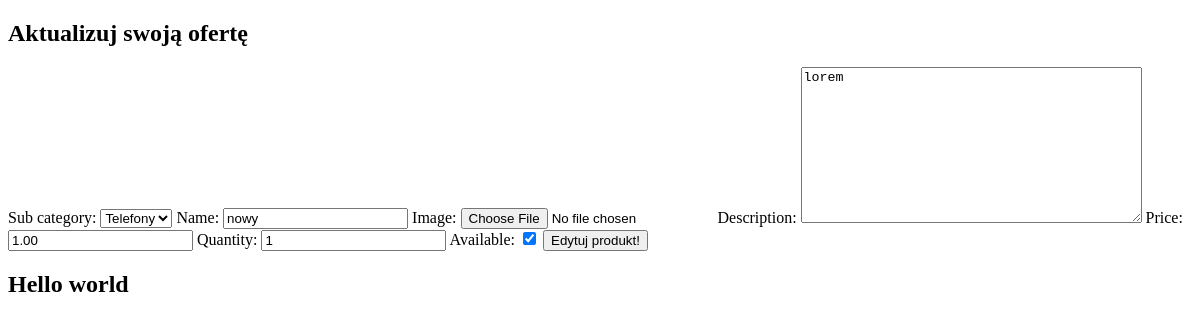
Page /product/4/update/ (signed in) on the earlier database version.
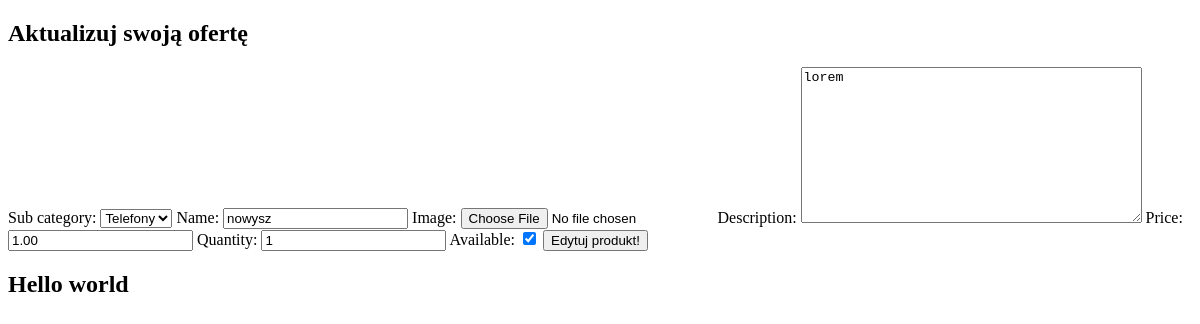
Same page on the later database version.
### portal/models.py (models this page shows, shortened)
class SubCategory(models.Model):
    name = models.CharField(max_length=200)
    main_category = models.ForeignKey(Category, on_delete=models.CASCADE)
    def __str__(self):
        return self.name

class Product(models.Model):
    sub_category = models.ForeignKey(SubCategory, on_delete=models.CASCADE)
    author = models.ForeignKey(User, on_delete=models.CASCADE)
    name = models.CharField(max_length=200)
    image = models.ImageField(upload_to='products/%Y/%m/%d', blank=True)
    description = models.TextField(blank = True)
    price = models.DecimalField(max_digits=10, decimal_places=2)
    created = models.DateField(auto_now_add=True)
    quantity = models.IntegerField(default=1)
    available = models.BooleanField(default=True)

### portal/views.py (the view, shortened to what this page needs)
# urls.py: path('product/<int:pk>/update/', ProductUpdateView.as_view(), name='product-update'),
class ProductUpdateView(LoginRequiredMixin, UserPassesTestMixin, UpdateView):
    model = Product
    template_name ='portal/product_update.html'
    fields = ['sub_category', 'name', 'image', 'description', 'price', 'quantity', 'available']
    def test_func(self):
        product = self.get_object()
        if self.request.user == product.author:
            return True
        else:
            return False

### portal/templates/portal/product_update.html (shortened to what this page needs)
{% extends "portal/base.html" %}
{% block content %}
<form class="form-signin" method="POST">
    <div >
        <h2 >Aktualizuj swoją ofertę</h2>
    </div>
    {{ form }}
    <button  class="btn" type="submit">Edytuj produkt!</button>
</form>
{% endblock content %}

Differences in the rows shown:
changed through a linked row, SubCategory: name "nowy" → "nowysz"
